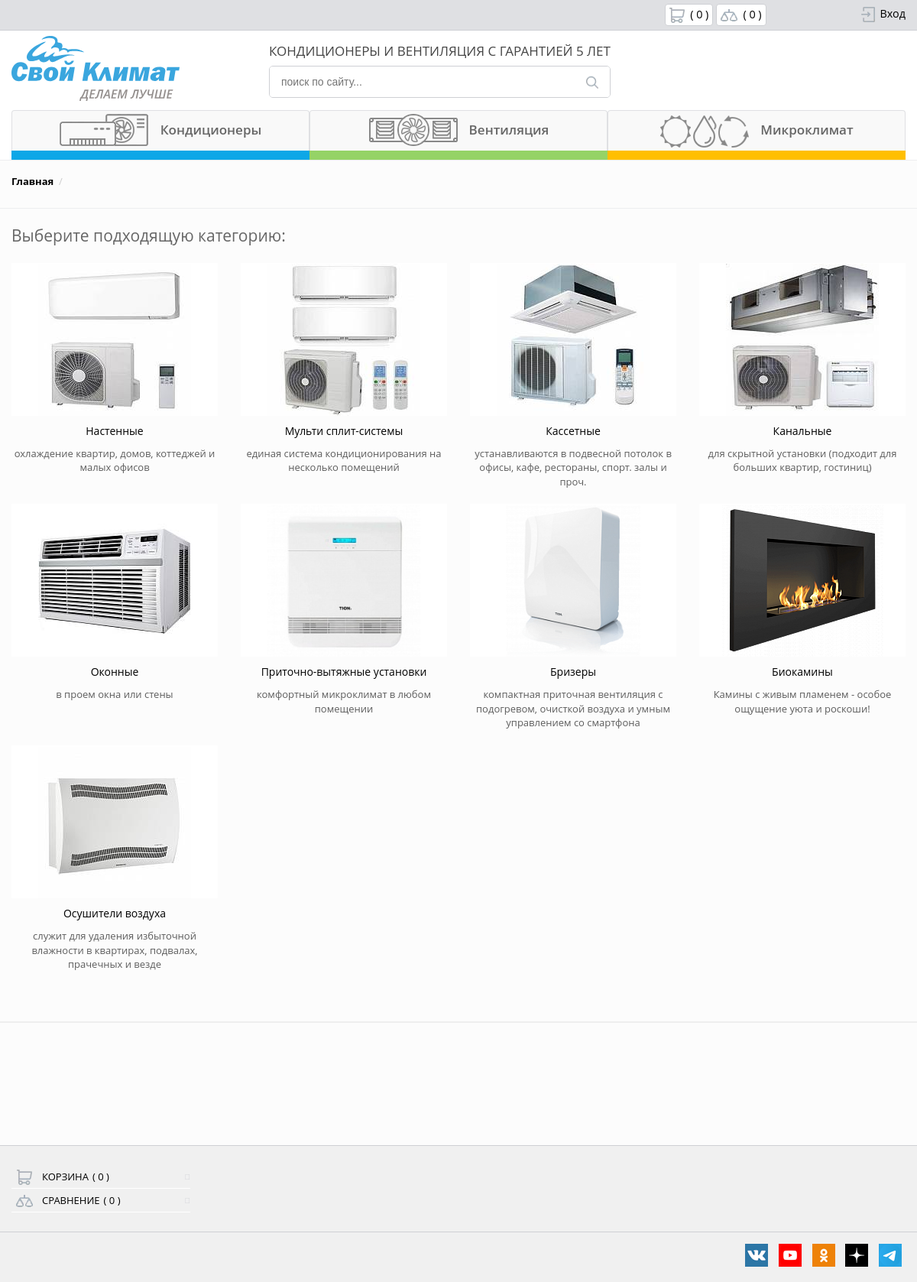
The app's page /category.php with its own data.
### tables this page shows
CREATE TABLE `category` (
  `ID` int NOT NULL,
  `PARENT` int NOT NULL,
  `NAME` varchar(255) NOT NULL,
  `DESCR` varchar(255) NOT NULL,
  `PHOTO` varchar(255) NOT NULL
);

### config/category.php (the view, shortened to what this page needs)
<?php
    require_once('connect.php');
    if (isset($idCat)) {
        $TableCat = mysqli_query($ConnectDatabase, "SELECT * FROM `category` WHERE `PARENT`='$idCat'");
    } else {
        $TableCat = mysqli_query($ConnectDatabase, "SELECT * FROM `category`");
    }
        ?>
        <?php
    function addCategoryUser($TableCat) {
        ?>
            <div id="category-list-categories">
                <div class="layout">
                    <h2 class="list-categories">
                        Выберите подходящую категорию:
                    </h2>
                    <div id="list-categoryes-items">
                        <?php
                            foreach($TableCat as $item) {
                                ?>
                                    <div class="category-item">
                                        <div class="category-item-link-img">
                                            <a href="catalog.php?idchildcat=<?= $item['ID'] ?>" class="category-item-link-img">
                                                <img class="category-item-img" src="<?= $item['PHOTO'] ?>" alt="">
                                            </a>
                                        </div>
                                        <div class="category-item-name">
                                            <a href="catalog.php?idchildcat=<?= $item['ID'] ?>" onclick=""><?= $item['NAME'] ?></a>
                                        </div>
                                        <div class="category-item-text">
                                            <?= $item['DESCR'] ?>
                                        </div>
                                    </div>
                                <?php
                            }
                        ?>
                    </div>
                </div>
            </div>
        <?php
    }
        ?>

### css/category.css (style rules this page uses)
#category-list-categories { padding: 20px 0 15px; background-color: #fcfcfc; border-bottom: 1px solid #eee; }
h2.list-categories { color: #666; font-size: 21px; font-weight: 400; margin: 0 0 20px; }
#list-categoryes-items { margin: 0 -15px; padding: 0 0 30px; list-style: none; display: flex; flex-wrap: wrap; color: #5d5d5d; }
.category-item { padding: 0 15px; text-align: center; width: 25%; }
a.category-item-link-img { display: block; overflow: hidden; width: 100%; height: 200px; line-height: 200px; background-color: #fff; }
img.category-item-img { max-height: 100%; vertical-align: middle; }
.category-item-name { margin: 10px 0; font-size: 14px; }
.category-item-text { font-size: 13px; margin: 0 0 20px; }

### css/header-user.css (style rules this page uses)
* { box-sizing: border-box; }
body { margin: 0; padding: 0; }
body { margin: 0; font: 16px/1.43 'Open Sans',sans-serif; color: #000; text-align: left; background: #FFF; }
a { color: black; text-decoration: none; }
.layout { margin: 0 auto; max-width: 1170px; }

### records on screen
category: PHOTO (picture), NAME "Настенные", DESCR "охлаждение квартир, домов, коттеджей и малых офисов"
category: PHOTO (picture), NAME "Мульти сплит-системы", DESCR "единая система кондиционирования на несколько помещений"
category: PHOTO (picture), NAME "Кассетные", DESCR "устанавливаются в подвесной потолок в офисы, кафе, рестораны, спорт. залы и проч."
category: PHOTO (picture), NAME "Канальные", DESCR "для скрытной установки (подходит для больших квартир, гостиниц)"
category: PHOTO (picture), NAME "Оконные", DESCR "в проем окна или стены"
category: PHOTO (picture), NAME "Приточно-вытяжные установки", DESCR "комфортный микроклимат в любом помещении"
category: PHOTO (picture), NAME "Бризеры", DESCR "компактная приточная вентиляция с подогревом, очисткой воздуха и умным управлением со смартфона"
category: PHOTO (picture), NAME "Биокамины", DESCR "Камины с живым пламенем - особое ощущение уюта и роскоши!"
category: PHOTO (picture), NAME "Осушители воздуха", DESCR "cлужит для удаления избыточной влажности в квартирах, подвалах, прачечных и везде"
